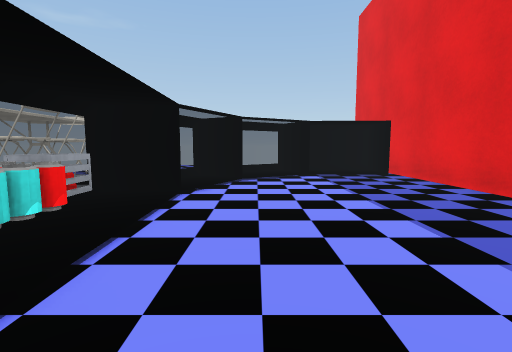
[1] (above)

23 first-person views from a walk through a 3-D level made in the Unity game engine. The camera is 0.56 m above the floor, tilts 6° down and sees 85° across. The floor is counted in squares, 0.5 m on a side. Each view is taken from the middle of a square. On the plan, view 1 faces up. The plan holds only what a view shows up to about 12 squares ahead; the rest is blank. Some surface patterns are stand-ins.

[2]
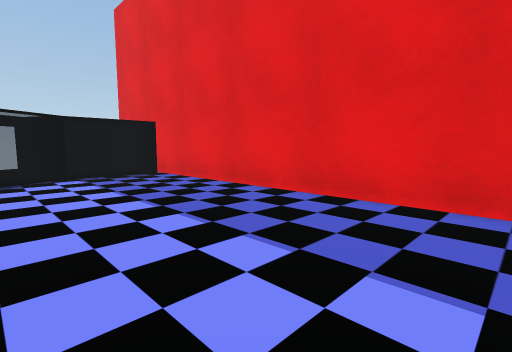

[3]
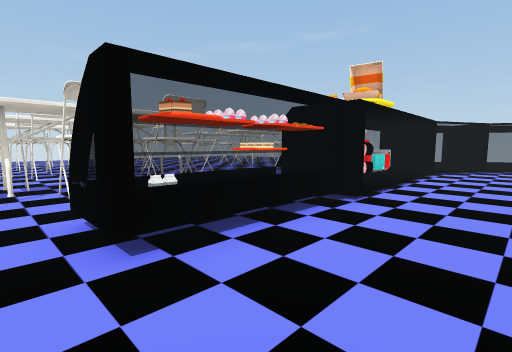

[4]
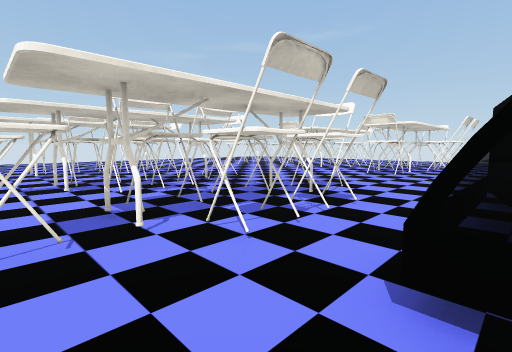

[5]
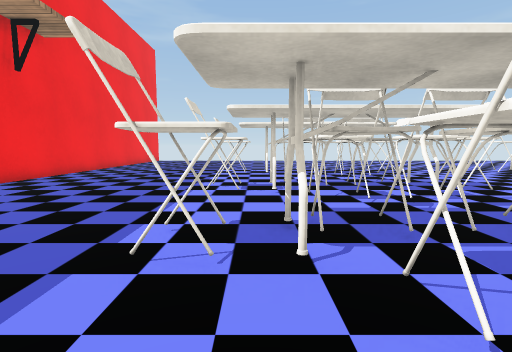

[6]
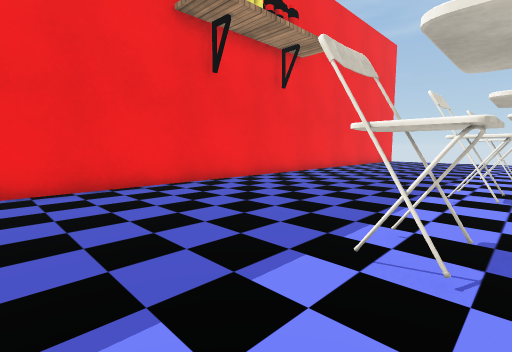

[7]
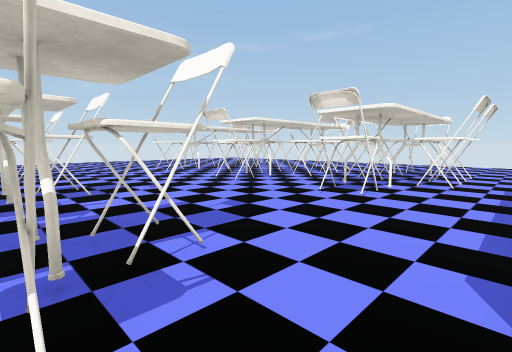

[8]
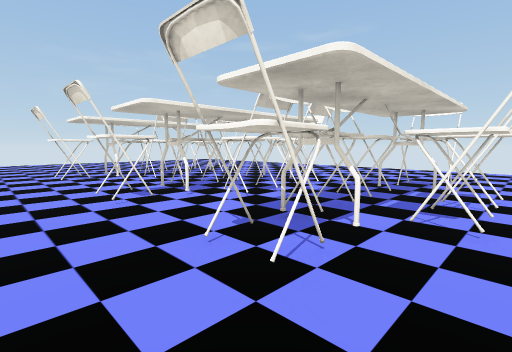

[9]
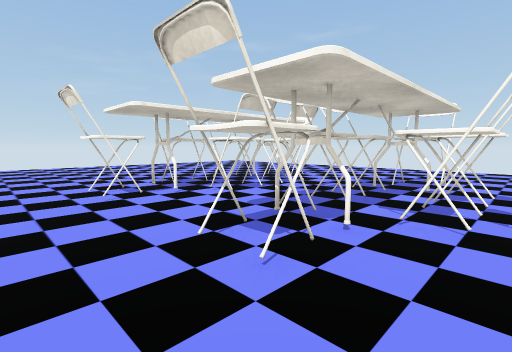

[10]
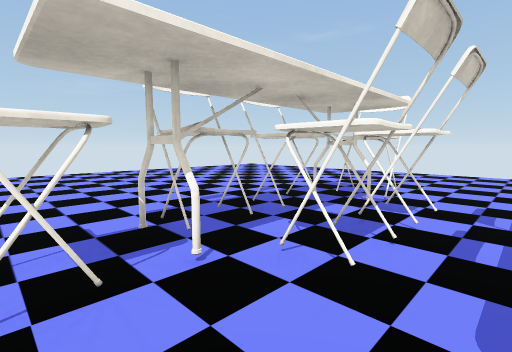

[11]
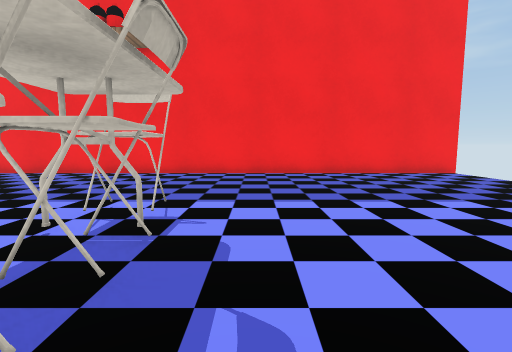

[12]
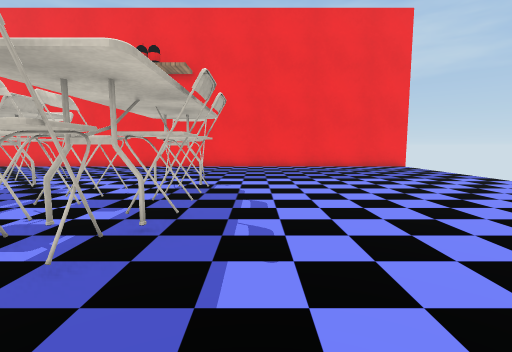

[13]
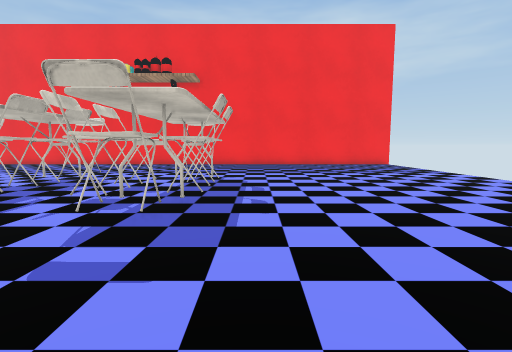

[14]
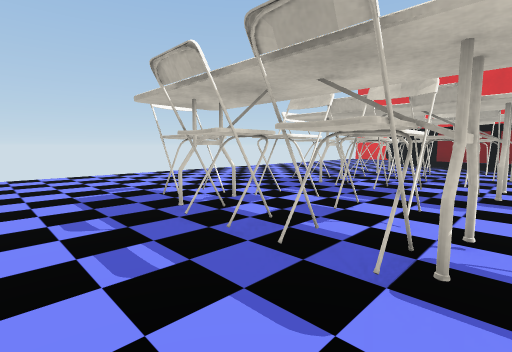

[15]
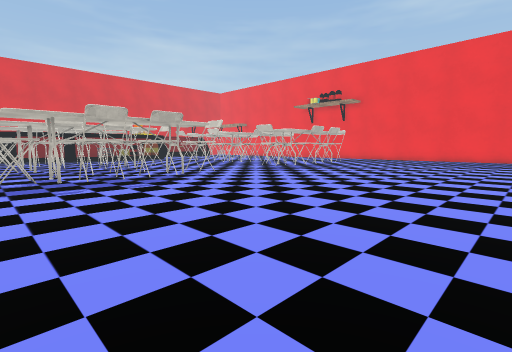

[16]
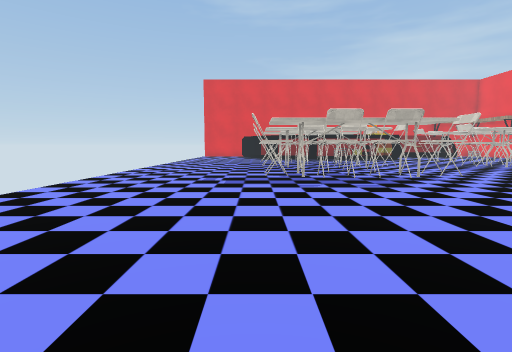

[17]
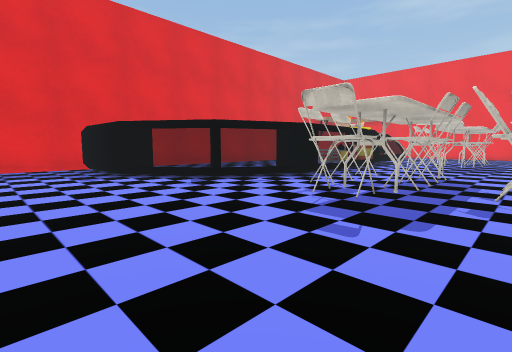

[18]
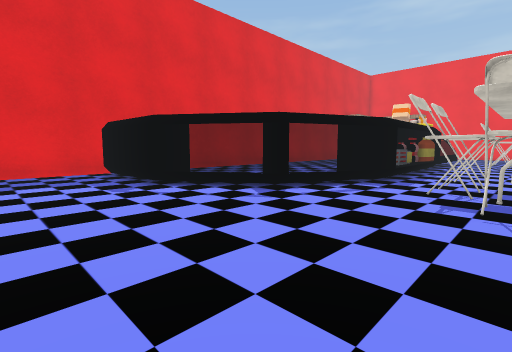

[19]
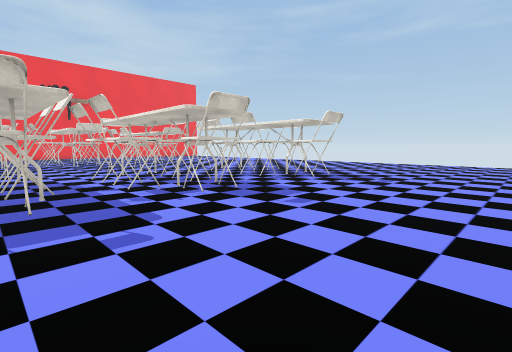

[20]
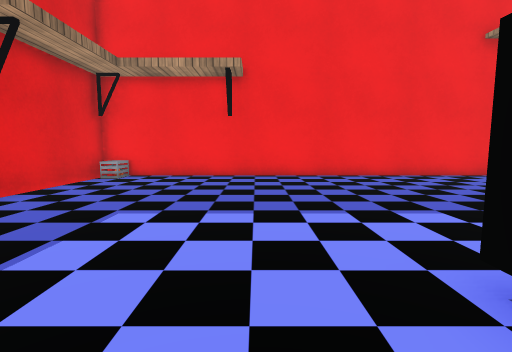

[21]
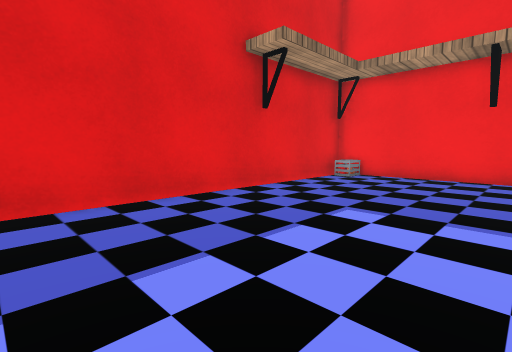

[22]
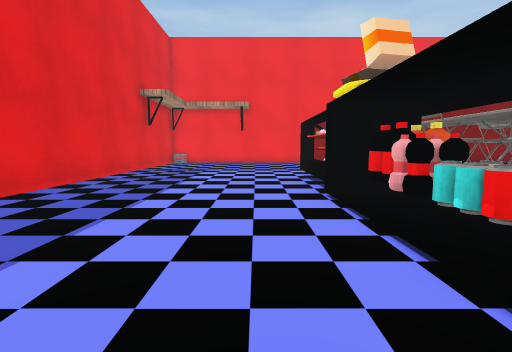

[23]
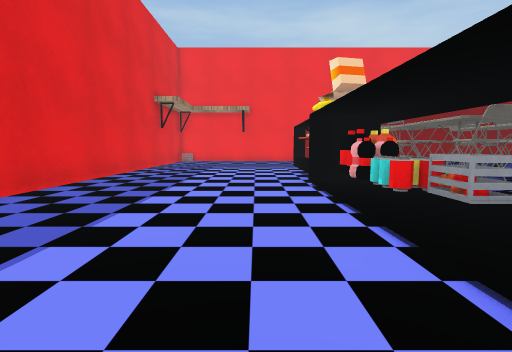

### Floor plan
Key: @ floor where view 1 was taken; # wall or solid block; . main floor; : floor 0.05 m higher than the main floor; / step, stairs or slope; O other object.
Columns run from 27 left of view 1 to 6 right of it. Each row starts with its distance up from view 1.
 16       .........................
 15     .............................#
 14     .............................#
 13    ..............................#
 12   .........................OOOOOO#
 11  ..........OO..OO...O.....OO:O::O#
 10   .........OO..OO...O....OO:/....#
  9  .........OOOO.OOOOOOOO.O:O......#
  8  .........OOOO.OOOOOOOO.O:.......#
  7  .........OOOO.OOOOOOOO.O:.......#
  6  .........OOOO.OOO.OOO.OOO.......#
  5  ..........O....O...O..O::.......#
  4  ..........OO..OO..OO..OO:.......#
  3  ......................OOO.......#
  2  ......................OOO.......#
  1  ......................OOO.......#
  0   .........OO..OO...O...OO.@.....#
 -1   .........OO..OO...O...OO.......#
 -2   ........OOOO.OOOOOOOO.OO.......#
 -3   ........OOOO.OOOOOOOO.OO.......#
 -4   ........OOOO.OOOOOOOO.OO.......#
 -5  .........OOOO.OOO.OOO..OO.......#
 -6  ..........O....O...O............#
 -7  ..........OO..OO..OO............#
 -8  ................................#
 -9  ................................#
-10  ................................#
-11  ................................#
-12  ................................#
-13  ...............................O#
-14 ##################################

Positions as (right, up) in squares from view 1, and headings:
1: (0, 0), facing up
2: (0, 0), facing up-right
3: (1, -6), facing up-left
4: (-3, -7), facing up-left
5: (-4, -6), facing left
6: (-4, -6), facing down-left
7: (-4, -2), facing up-left
8: (-5, 2), facing up-left
9: (-9, 2), facing up-left
10: (-13, 4), facing up-left
11: (-18, -2), facing down
12: (-18, 2), facing down
13: (-18, 4), facing down
14: (-19, 5), facing up-right
15: (-26, 11), facing down-right
16: (-26, 11), facing right
17: (-10, 16), facing down-right
18: (-7, 16), facing down-right
19: (-7, 16), facing down-left
20: (0, -3), facing down
21: (0, -3), facing down-right
22: (0, 6), facing down
23: (0, 8), facing down
